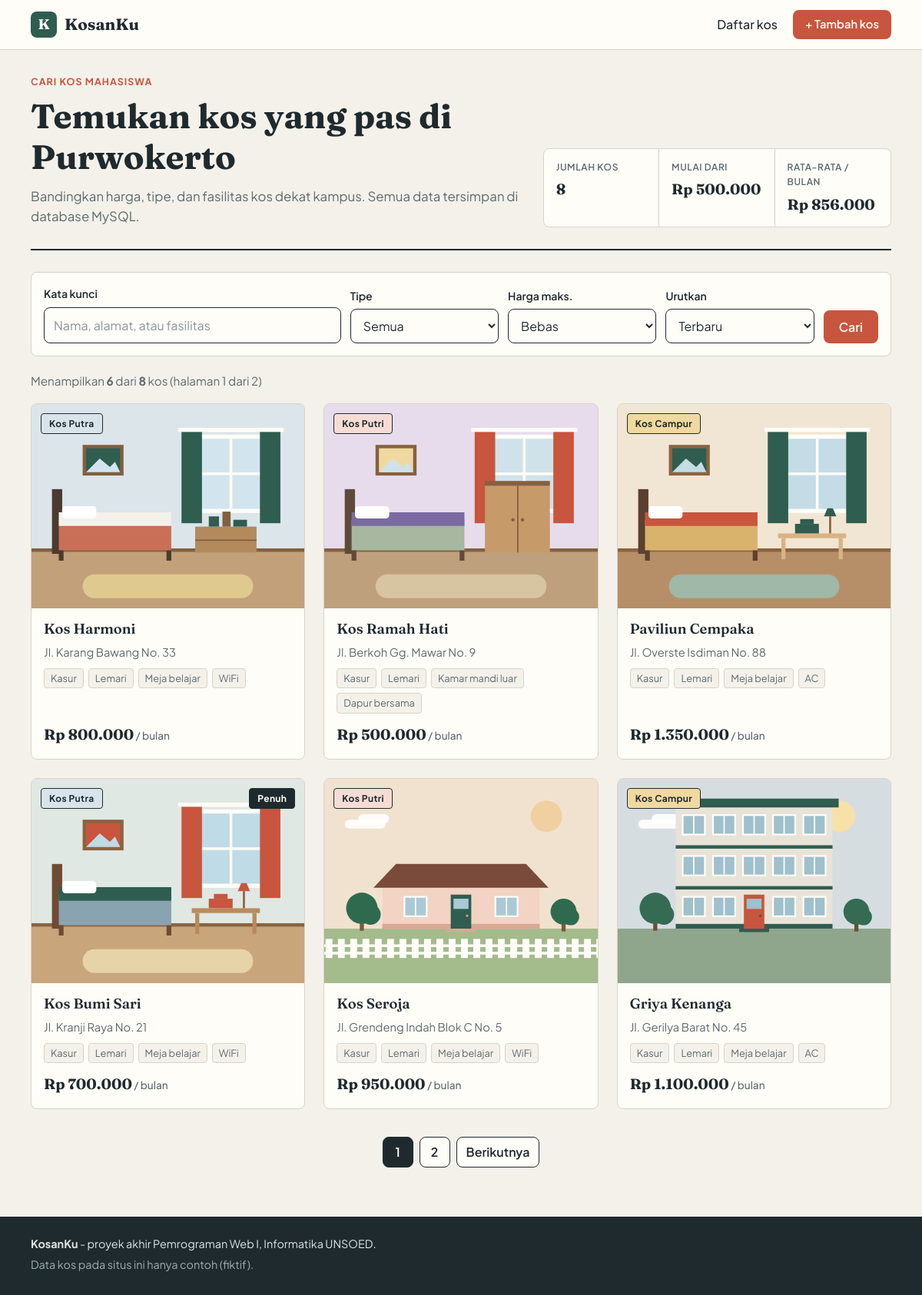
The page /api/index.php on the database its author committed.
### tables this page shows
CREATE TABLE kos (
    id          INT UNSIGNED NOT NULL AUTO_INCREMENT,
    nama        VARCHAR(100)  NOT NULL,
    alamat      VARCHAR(200)  NOT NULL,
    kota        VARCHAR(60)   NOT NULL,
    tipe        ENUM('putra','putri','campur') NOT NULL,
    harga       INT UNSIGNED  NOT NULL COMMENT 'harga sewa per bulan (rupiah)',
    ukuran      VARCHAR(20)   NOT NULL COMMENT 'contoh: 3x4 m',
    fasilitas   VARCHAR(255)  NOT NULL DEFAULT '' COMMENT 'dipisah koma',
    deskripsi   TEXT          NULL,
    kontak      VARCHAR(20)   NOT NULL,
    foto        VARCHAR(60)   NOT NULL DEFAULT 'kos-01.svg',
    tersedia    TINYINT(1)    NOT NULL DEFAULT 1,
    dibuat_pada DATETIME      NOT NULL DEFAULT CURRENT_TIMESTAMP,
    diubah_pada DATETIME      NOT NULL DEFAULT CURRENT_TIMESTAMP ON UPDATE CURRENT_TIMESTAMP,
    PRIMARY KEY (id),
    KEY idx_tipe (tipe),
    KEY idx_harga (harga),
    KEY idx_kota (kota)
);

### includes/helpers.php (called while the page is built, shortened)
<?php
function e(?string $teks): string
{
    return htmlspecialchars((string) $teks, ENT_QUOTES, 'UTF-8');
}
function rupiah(int $angka): string
{
    return 'Rp ' . number_format($angka, 0, ',', '.');
}
function label_tipe(string $tipe): string
{
    switch ($tipe) {
        case 'putra':
            return 'Kos Putra';
        case 'putri':
            return 'Kos Putri';
        default:
            return 'Kos Campur';
    }
}
function daftar_fasilitas(string $csv): array
{
    $hasil = [];
    foreach (explode(',', $csv) as $item) {
        $item = trim($item);
        if ($item !== '') {
            $hasil[] = $item;
        }
    }
    return $hasil;
}
function url_daftar(array $filter, array $ubah = []): string
{
    $param = array_merge($filter, $ubah);
    $bersih = [];
    foreach ($param as $kunci => $nilai) {
        if ($nilai === '' || $nilai === null) {
            continue;
        }
        $bersih[$kunci] = $nilai;
    }
    return '/' . ($bersih ? '?' . http_build_query($bersih) : '');
}
function pesan_status(): ?array
{
    $pesan = [
        'dibuat'  => ['ok', 'Data kos berhasil ditambahkan.'],
        'diubah'  => ['ok', 'Data kos berhasil diperbarui.'],
        'dihapus' => ['ok', 'Data kos berhasil dihapus.'],
        'masuk'   => ['ok', 'Berhasil masuk sebagai admin.'],
        'keluar'  => ['ok', 'Kamu sudah keluar.'],
    ];
    $kunci = $_GET['pesan'] ?? '';
    return $pesan[$kunci] ?? null;
}

### includes/config.php (called while the page is built, shortened)
<?php
function env(string $nama, ?string $bawaan = null): ?string
{
    $nilai = getenv($nama);
    if ($nilai === false || $nilai === '') {
        $nilai = $_ENV[$nama] ?? $_SERVER[$nama] ?? null;
    }
    if ($nilai === null || $nilai === '') {
        return $bawaan;
    }
    return (string) $nilai;
}

### includes/auth.php (called while the page is built, shortened)
<?php
function auth_aktif(): bool
{
    return env('ADMIN_PASSWORD') !== null;
}
function sudah_masuk(): bool
{
    if (!auth_aktif()) {
        return true;
    }
    return token_valid((string) ($_COOKIE[COOKIE_SESI] ?? ''));
}

### api/index.php (the view, shortened to what this page needs)
<?php
$pdo = db();
$q      = trim((string) ($_GET['q'] ?? ''));
$tipe   = (string) ($_GET['tipe'] ?? '');
$maks   = (int) ($_GET['maks'] ?? 0);
$urut   = (string) ($_GET['urut'] ?? 'terbaru');
$hal    = max(1, (int) ($_GET['hal'] ?? 1));
if (!array_key_exists($tipe, TIPE_KOS)) {
    $tipe = '';
}
$kondisi = [];
$param   = [];
$where = $kondisi ? 'WHERE ' . implode(' AND ', $kondisi) : '';
switch ($urut) {
    default:
        $urut = 'terbaru';
        $orderBy = 'id DESC';
}
$stmtHitung = $pdo->prepare("SELECT COUNT(*) FROM kos $where");
$stmtHitung->execute($param);
$total = (int) $stmtHitung->fetchColumn();
$totalHal = max(1, (int) ceil($total / PER_HALAMAN));
$offset = ($hal - 1) * PER_HALAMAN;
$stmt = $pdo->prepare("SELECT * FROM kos $where ORDER BY $orderBy LIMIT :lim OFFSET :off");
$stmt->bindValue(':lim', PER_HALAMAN, PDO::PARAM_INT);
$stmt->bindValue(':off', $offset, PDO::PARAM_INT);
$stmt->execute();
$daftar = [];
while ($baris = $stmt->fetch()) {
    $daftar[] = $baris;
}
$ringkas = $pdo->query('SELECT COUNT(*) AS jumlah, MIN(harga) AS termurah, AVG(harga) AS rata FROM kos')->fetch();
$filter = ['q' => $q, 'tipe' => $tipe, 'maks' => $maks > 0 ? $maks : '', 'urut' => $urut === 'terbaru' ? '' : $urut];
require __DIR__ . '/../includes/header.php';
?>
<section class="hero">
    <div>
        <p class="kicker">Cari kos mahasiswa</p>
        <h1>Temukan kos yang pas di Purwokerto</h1>
        <p class="lead">Bandingkan harga, tipe, dan fasilitas kos dekat kampus. Semua data tersimpan di database MySQL.</p>
    </div>
    <dl class="statistik">
        <div>
            <dt>Jumlah kos</dt>
            <dd><?= (int) $ringkas['jumlah'] ?></dd>
        </div>
        <div>
            <dt>Mulai dari</dt>
            <dd><?= $ringkas['termurah'] !== null ? e(rupiah((int) $ringkas['termurah'])) : '-' ?></dd>
        </div>
        <div>
            <dt>Rata-rata / bulan</dt>
            <dd><?= $ringkas['rata'] !== null ? e(rupiah((int) round((float) $ringkas['rata'], -3))) : '-' ?></dd>
        </div>
    </dl>
</section>
<form class="cari" method="get" action="/" role="search">
    <div class="kolom kolom-lebar">
        <label for="q">Kata kunci</label>
        <input type="search" id="q" name="q" value="<?= e($q) ?>" placeholder="Nama, alamat, atau fasilitas">
    </div>
    <div class="kolom">
        <label for="tipe">Tipe</label>
        <select id="tipe" name="tipe">
            <option value="">Semua</option>
        </select>
    </div>
    <div class="kolom">
        <label for="maks">Harga maks.</label>
        <select id="maks" name="maks">
            <option value="">Bebas</option>
        </select>
    </div>
    <div class="kolom">
        <label for="urut">Urutkan</label>
        <select id="urut" name="urut">
            <option value="terbaru" <?= $urut === 'terbaru' ? 'selected' : '' ?>>Terbaru</option>
        </select>
    </div>
    <div class="kolom kolom-aksi">
        <button class="tombol" type="submit">Cari</button>
    </div>
</form>
<p class="hasil-info" aria-live="polite">
    <?php if ($total === 0): ?>
        Tidak ada kos yang cocok.
    <?php else: ?>
        Menampilkan <strong><?= count($daftar) ?></strong> dari <strong><?= $total ?></strong> kos
        <?= $totalHal > 1 ? '(halaman ' . $hal . ' dari ' . $totalHal . ')' : '' ?>
    <?php endif; ?>
</p>
<?php if (count($daftar) === 0): ?>
    <section class="kosong">
        <h2>Belum ada hasil</h2>
        <p>Coba kurangi filter atau gunakan kata kunci yang lebih umum.</p>
        <a class="tombol" href="/tambah">Tambah data kos</a>
    </section>
<?php else: ?>
    <ul class="grid">
        <?php foreach ($daftar as $kos): ?>
            <li class="kartu">
                <a class="kartu-foto" href="/kos/<?= (int) $kos['id'] ?>">
                    <img src="/assets/img/<?= e($kos['foto']) ?>" alt="Foto <?= e($kos['nama']) ?>" width="800" height="600" loading="lazy">
                    <span class="lencana lencana-<?= e($kos['tipe']) ?>"><?= e(label_tipe($kos['tipe'])) ?></span>
                    <?php if ((int) $kos['tersedia'] === 0): ?>
                        <span class="lencana lencana-penuh">Penuh</span>
                    <?php endif; ?>
                </a>
                <div class="kartu-isi">
                    <h2><a href="/kos/<?= (int) $kos['id'] ?>"><?= e($kos['nama']) ?></a></h2>
                    <p class="alamat"><?= e($kos['alamat']) ?></p>
                    <ul class="chip-daftar">
                        <?php foreach (array_slice(daftar_fasilitas($kos['fasilitas']), 0, 4) as $f): ?>
                            <li><?= e($f) ?></li>
                        <?php endforeach; ?>
                    </ul>
                    <p class="harga"><?= e(rupiah((int) $kos['harga'])) ?><span> / bulan</span></p>
                </div>
            </li>
        <?php endforeach; ?>
    </ul>
    <?php if ($totalHal > 1): ?>
        <nav class="halaman" aria-label="Halaman">
            <?php for ($i = 1; $i <= $totalHal; $i++): ?>
                <?php if ($i === $hal): ?>
                    <span class="aktif" aria-current="page"><?= $i ?></span>
                <?php else: ?>
                    <a href="<?= e(url_daftar($filter, ['hal' => $i])) ?>"><?= $i ?></a>
                <?php endif; ?>
            <?php endfor; ?>
            <?php if ($hal < $totalHal): ?>
                <a href="<?= e(url_daftar($filter, ['hal' => $hal + 1])) ?>" rel="next">Berikutnya</a>
            <?php endif; ?>
        </nav>
    <?php endif; ?>
<?php endif; ?>
<?php require __DIR__ . '/../includes/footer.php'; ?>

### includes/header.php (shortened to what this page needs)
?><!DOCTYPE html>
<html lang="id">
<head>
    <link rel="stylesheet" href="/assets/css/style.css">
</head>
<body>
<header class="bar">
    <div class="bungkus bar-isi">
        <a class="logo" href="/" aria-label="<?= e(NAMA_SITUS) ?> beranda">
            <span class="logo-tanda" aria-hidden="true">K</span>
            <span class="logo-teks"><?= e(NAMA_SITUS) ?></span>
        </a>
        <nav class="menu" aria-label="Menu utama">
            <a href="/">Daftar kos</a>
            <?php if (sudah_masuk()): ?>
                <a class="tombol tombol-kecil" href="/tambah">+ Tambah kos</a>
            <?php endif; ?>
        </nav>
    </div>
</header>
<main id="konten" class="bungkus">

### includes/footer.php (shortened to what this page needs)
</main>
<footer class="kaki">
    <div class="bungkus kaki-isi">
        <p><strong><?= e(NAMA_SITUS) ?></strong> - proyek akhir Pemrograman Web I, Informatika UNSOED.</p>
        <p class="redup">Data kos pada situs ini hanya contoh (fiktif).</p>
    </div>
</footer>
</body>
</html>

### rows shown on the page
kos: foto (picture), tipe "Kos Putra", nama "Kos Harmoni", alamat "Jl. Karang Bawang No. 33", fasilitas "Kasur", fasilitas "Lemari", fasilitas "Meja belajar", fasilitas "WiFi", harga "Rp 800.000"
kos: foto (picture), tipe "Kos Putri", nama "Kos Ramah Hati", alamat "Jl. Berkoh Gg. Mawar No. 9", fasilitas "Kasur", fasilitas "Lemari", fasilitas "Kamar mandi luar", fasilitas "Dapur bersama", harga "Rp 500.000"
kos: foto (picture), tipe "Kos Campur", nama "Paviliun Cempaka", alamat "Jl. Overste Isdiman No. 88", fasilitas "Kasur", fasilitas "Lemari", fasilitas "Meja belajar", fasilitas "AC", harga "Rp 1.350.000"
kos: foto (picture), tipe "Kos Putra", tersedia "Penuh", nama "Kos Bumi Sari", alamat "Jl. Kranji Raya No. 21", fasilitas "Kasur", fasilitas "Lemari", fasilitas "Meja belajar", fasilitas "WiFi", harga "Rp 700.000"
kos: foto (picture), tipe "Kos Putri", nama "Kos Seroja", alamat "Jl. Grendeng Indah Blok C No. 5", fasilitas "Kasur", fasilitas "Lemari", fasilitas "Meja belajar", fasilitas "WiFi", harga "Rp 950.000"
kos: foto (picture), tipe "Kos Campur", nama "Griya Kenanga", alamat "Jl. Gerilya Barat No. 45", fasilitas "Kasur", fasilitas "Lemari", fasilitas "Meja belajar", fasilitas "AC", harga "Rp 1.100.000"

### other values the page prints
NAMA_SITUS "KosanKu"
$ringkas['jumlah'] "8"
rupiah((int) $ringkas['termurah']) "Rp 500.000"
rupiah((int) round((float) $ringkas['rata'], -3)) "Rp 856.000"
count($daftar) "6"
$total "8"
$hal "1"
$totalHal "2"
